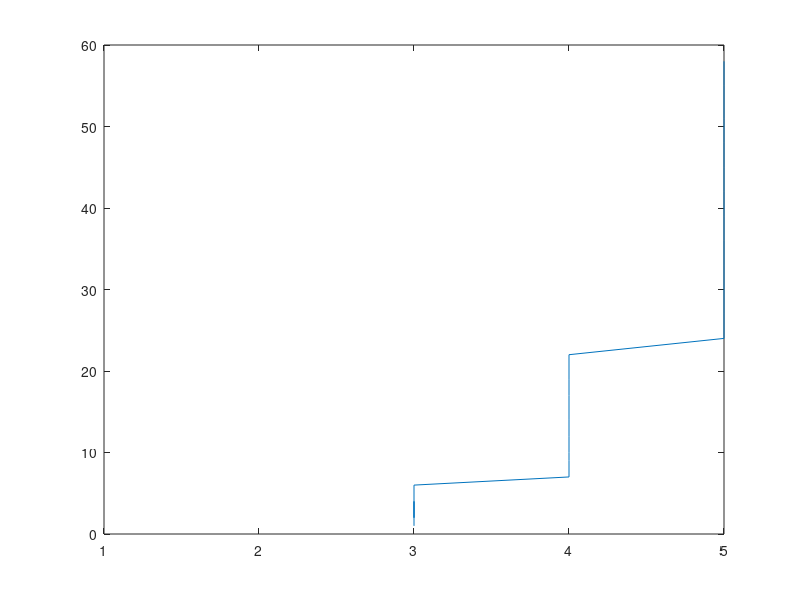

Here is the MATLAB script that generated this plot:
sol = [1, 0, 0, 2, 10, 4, 40, 92, 352, 724, 2680, 14200, 73712, 365596, 2279184, 14772512, 95815104, 666090624, 4968057848, 39029188884, 314666222712, 2691008701644, 24233937684440, 227514171973736, 2207893435808352, 22317699616364044, 234907967154122528];
sol_bits = ceil(log2(sol))
size = (1:1:length(sol));
size_bits = ceil(log2(size+1))

plot(size_bits, sol_bits)